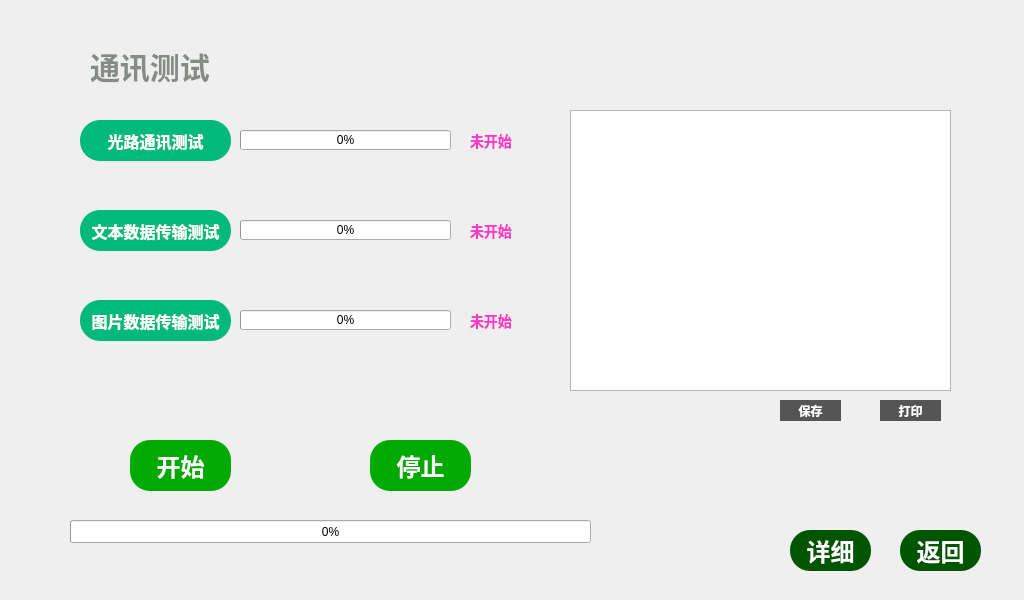
<?xml version="1.0" encoding="UTF-8"?>
<ui version="4.0">
 <class>mainWidget</class>
 <widget class="QWidget" name="mainWidget">
  <property name="geometry">
   <rect>
    <x>0</x>
    <y>0</y>
    <width>1024</width>
    <height>600</height>
   </rect>
  </property>
  <property name="windowTitle">
   <string>mainWidget</string>
  </property>
  <widget class="QPushButton" name="pushButton_4">
   <property name="geometry">
    <rect>
     <x>80</x>
     <y>120</y>
     <width>151</width>
     <height>41</height>
    </rect>
   </property>
   <property name="font">
    <font>
     <pointsize>12</pointsize>
     <weight>75</weight>
     <bold>true</bold>
    </font>
   </property>
   <property name="styleSheet">
    <string notr="true">QPushButton{ border: 0px solid;background-color:rgb(0, 185, 122);color:#FFFFFF;border-radius: 20px;}QPushButton:hover{background-color:rgb(255, 0, 0);}
</string>
   </property>
   <property name="text">
    <string>光路通讯测试</string>
   </property>
  </widget>
  <widget class="QLabel" name="label">
   <property name="geometry">
    <rect>
     <x>90</x>
     <y>40</y>
     <width>141</width>
     <height>51</height>
    </rect>
   </property>
   <property name="font">
    <font>
     <family>Bahnschrift</family>
     <pointsize>-1</pointsize>
     <weight>75</weight>
     <bold>true</bold>
    </font>
   </property>
   <property name="styleSheet">
    <string notr="true">font-size:30px;color:rgb(133, 139, 133)</string>
   </property>
   <property name="text">
    <string>通讯测试</string>
   </property>
  </widget>
  <widget class="QPushButton" name="pushButton_9">
   <property name="geometry">
    <rect>
     <x>900</x>
     <y>530</y>
     <width>81</width>
     <height>41</height>
    </rect>
   </property>
   <property name="font">
    <font>
     <pointsize>18</pointsize>
     <weight>75</weight>
     <bold>true</bold>
    </font>
   </property>
   <property name="styleSheet">
    <string notr="true">QPushButton{ border: 0px solid;background-color:rgb(0, 85, 0);color:#FFFFFF;border-radius: 20px;}QPushButton:hover{background-color:rgb(255, 0, 0);}
</string>
   </property>
   <property name="text">
    <string>返回</string>
   </property>
  </widget>
  <widget class="QPushButton" name="pushButton_10">
   <property name="geometry">
    <rect>
     <x>130</x>
     <y>440</y>
     <width>101</width>
     <height>51</height>
    </rect>
   </property>
   <property name="font">
    <font>
     <pointsize>18</pointsize>
     <weight>75</weight>
     <bold>true</bold>
    </font>
   </property>
   <property name="styleSheet">
    <string notr="true">QPushButton{ border: 0px solid;background-color:rgb(0, 170, 0);color:#FFFFFF;border-radius: 20px;}QPushButton:hover{background-color:rgb(255, 0, 0);}
</string>
   </property>
   <property name="text">
    <string>开始</string>
   </property>
  </widget>
  <widget class="QPushButton" name="pushButton_11">
   <property name="geometry">
    <rect>
     <x>370</x>
     <y>440</y>
     <width>101</width>
     <height>51</height>
    </rect>
   </property>
   <property name="font">
    <font>
     <pointsize>18</pointsize>
     <weight>75</weight>
     <bold>true</bold>
    </font>
   </property>
   <property name="styleSheet">
    <string notr="true">QPushButton{ border: 0px solid;background-color:rgb(0, 170, 0);color:#FFFFFF;border-radius: 20px;}QPushButton:hover{background-color:rgb(255, 0, 0);}
</string>
   </property>
   <property name="text">
    <string>停止</string>
   </property>
  </widget>
  <widget class="QProgressBar" name="progressBar">
   <property name="geometry">
    <rect>
     <x>70</x>
     <y>520</y>
     <width>521</width>
     <height>23</height>
    </rect>
   </property>
   <property name="value">
    <number>0</number>
   </property>
  </widget>
  <widget class="QPushButton" name="pushButton_12">
   <property name="geometry">
    <rect>
     <x>790</x>
     <y>530</y>
     <width>81</width>
     <height>41</height>
    </rect>
   </property>
   <property name="font">
    <font>
     <pointsize>18</pointsize>
     <weight>75</weight>
     <bold>true</bold>
    </font>
   </property>
   <property name="styleSheet">
    <string notr="true">QPushButton{ border: 0px solid;background-color:rgb(0, 85, 0);color:#FFFFFF;border-radius: 20px;}QPushButton:hover{background-color:rgb(255, 0, 0);}
</string>
   </property>
   <property name="text">
    <string>详细</string>
   </property>
  </widget>
  <widget class="QTextEdit" name="textEdit">
   <property name="geometry">
    <rect>
     <x>570</x>
     <y>110</y>
     <width>381</width>
     <height>281</height>
    </rect>
   </property>
  </widget>
  <widget class="QProgressBar" name="progressBar_2">
   <property name="geometry">
    <rect>
     <x>240</x>
     <y>130</y>
     <width>211</width>
     <height>20</height>
    </rect>
   </property>
   <property name="value">
    <number>0</number>
   </property>
  </widget>
  <widget class="QLabel" name="label_2">
   <property name="geometry">
    <rect>
     <x>470</x>
     <y>120</y>
     <width>71</width>
     <height>41</height>
    </rect>
   </property>
   <property name="font">
    <font>
     <family>Bahnschrift</family>
     <pointsize>-1</pointsize>
     <weight>75</weight>
     <bold>true</bold>
    </font>
   </property>
   <property name="styleSheet">
    <string notr="true">font-size:14px;color:rgb(255, 55, 200)</string>
   </property>
   <property name="text">
    <string>未开始</string>
   </property>
  </widget>
  <widget class="QProgressBar" name="progressBar_3">
   <property name="geometry">
    <rect>
     <x>240</x>
     <y>220</y>
     <width>211</width>
     <height>20</height>
    </rect>
   </property>
   <property name="value">
    <number>0</number>
   </property>
  </widget>
  <widget class="QPushButton" name="pushButton_5">
   <property name="geometry">
    <rect>
     <x>80</x>
     <y>210</y>
     <width>151</width>
     <height>41</height>
    </rect>
   </property>
   <property name="font">
    <font>
     <pointsize>12</pointsize>
     <weight>75</weight>
     <bold>true</bold>
    </font>
   </property>
   <property name="styleSheet">
    <string notr="true">QPushButton{ border: 0px solid;background-color:rgb(0, 185, 122);color:#FFFFFF;border-radius: 20px;}QPushButton:hover{background-color:rgb(255, 0, 0);}
</string>
   </property>
   <property name="text">
    <string>文本数据传输测试</string>
   </property>
  </widget>
  <widget class="QLabel" name="label_3">
   <property name="geometry">
    <rect>
     <x>470</x>
     <y>210</y>
     <width>71</width>
     <height>41</height>
    </rect>
   </property>
   <property name="font">
    <font>
     <family>Bahnschrift</family>
     <pointsize>-1</pointsize>
     <weight>75</weight>
     <bold>true</bold>
    </font>
   </property>
   <property name="styleSheet">
    <string notr="true">font-size:14px;color:rgb(255, 55, 200)</string>
   </property>
   <property name="text">
    <string>未开始</string>
   </property>
  </widget>
  <widget class="QProgressBar" name="progressBar_4">
   <property name="geometry">
    <rect>
     <x>240</x>
     <y>310</y>
     <width>211</width>
     <height>20</height>
    </rect>
   </property>
   <property name="value">
    <number>0</number>
   </property>
  </widget>
  <widget class="QPushButton" name="pushButton_6">
   <property name="geometry">
    <rect>
     <x>80</x>
     <y>300</y>
     <width>151</width>
     <height>41</height>
    </rect>
   </property>
   <property name="font">
    <font>
     <pointsize>12</pointsize>
     <weight>75</weight>
     <bold>true</bold>
    </font>
   </property>
   <property name="styleSheet">
    <string notr="true">QPushButton{ border: 0px solid;background-color:rgb(0, 185, 122);color:#FFFFFF;border-radius: 20px;}QPushButton:hover{background-color:rgb(255, 0, 0);}
</string>
   </property>
   <property name="text">
    <string>图片数据传输测试</string>
   </property>
  </widget>
  <widget class="QLabel" name="label_4">
   <property name="geometry">
    <rect>
     <x>470</x>
     <y>300</y>
     <width>71</width>
     <height>41</height>
    </rect>
   </property>
   <property name="font">
    <font>
     <family>Bahnschrift</family>
     <pointsize>-1</pointsize>
     <weight>75</weight>
     <bold>true</bold>
    </font>
   </property>
   <property name="styleSheet">
    <string notr="true">font-size:14px;color:rgb(255, 55, 200)</string>
   </property>
   <property name="text">
    <string>未开始</string>
   </property>
  </widget>
  <widget class="QPushButton" name="pushButton_13">
   <property name="geometry">
    <rect>
     <x>780</x>
     <y>400</y>
     <width>61</width>
     <height>21</height>
    </rect>
   </property>
   <property name="font">
    <font>
     <pointsize>9</pointsize>
     <weight>75</weight>
     <bold>true</bold>
    </font>
   </property>
   <property name="styleSheet">
    <string notr="true">QPushButton{ border: 0px solid;background-color:rgb(85, 85, 85);color:#FFFFFF;border-radius: 20px;}QPushButton:hover{background-color:rgb(255, 0, 0);}
</string>
   </property>
   <property name="text">
    <string>保存</string>
   </property>
  </widget>
  <widget class="QPushButton" name="pushButton_14">
   <property name="geometry">
    <rect>
     <x>880</x>
     <y>400</y>
     <width>61</width>
     <height>21</height>
    </rect>
   </property>
   <property name="font">
    <font>
     <pointsize>9</pointsize>
     <weight>75</weight>
     <bold>true</bold>
    </font>
   </property>
   <property name="styleSheet">
    <string notr="true">QPushButton{ border: 0px solid;background-color:rgb(85, 85, 85);color:#FFFFFF;border-radius: 20px;}QPushButton:hover{background-color:rgb(255, 0, 0);}
</string>
   </property>
   <property name="text">
    <string>打印</string>
   </property>
  </widget>
 </widget>
 <layoutdefault spacing="6" margin="11"/>
 <resources/>
 <connections/>
</ui>
